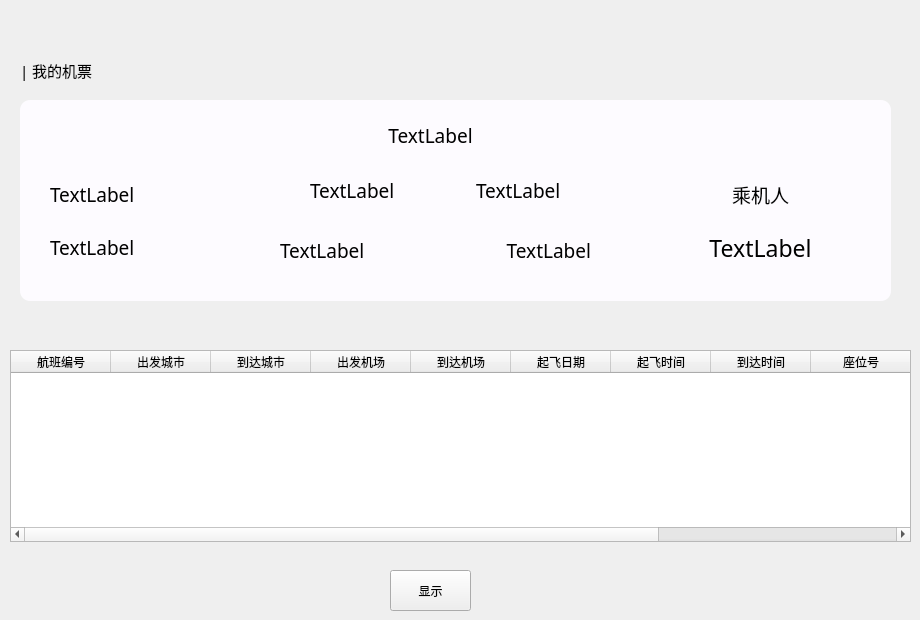
    <widget class="QWidget" name="Travel">
     <widget class="QLabel" name="label_7">
      <property name="geometry">
       <rect>
        <x>20</x>
        <y>50</y>
        <width>91</width>
        <height>41</height>
       </rect>
      </property>
      <property name="font">
       <font>
        <family>黑体</family>
        <pointsize>11</pointsize>
       </font>
      </property>
      <property name="text">
       <string>| 我的机票</string>
      </property>
     </widget>
     <widget class="QTableWidget" name="TicketsTableWidget">
      <property name="geometry">
       <rect>
        <x>10</x>
        <y>350</y>
        <width>901</width>
        <height>192</height>
       </rect>
      </property>
      <column>
       <property name="text">
        <string>航班编号</string>
       </property>
      </column>
      <column>
       <property name="text">
        <string>出发城市</string>
       </property>
      </column>
      <column>
       <property name="text">
        <string>到达城市</string>
       </property>
      </column>
      <column>
       <property name="text">
        <string>出发机场</string>
       </property>
      </column>
      <column>
       <property name="text">
        <string>到达机场</string>
       </property>
      </column>
      <column>
       <property name="text">
        <string>起飞日期</string>
       </property>
      </column>
      <column>
       <property name="text">
        <string>起飞时间</string>
       </property>
      </column>
      <column>
       <property name="text">
        <string>到达时间</string>
       </property>
      </column>
      <column>
       <property name="text">
        <string>座位号</string>
       </property>
      </column>
      <column>
       <property name="text">
        <string>机型</string>
       </property>
      </column>
      <column>
       <property name="text">
        <string>选择</string>
       </property>
      </column>
     </widget>
     <widget class="QFrame" name="frame_2">
      <property name="geometry">
       <rect>
        <x>20</x>
        <y>100</y>
        <width>871</width>
        <height>201</height>
       </rect>
      </property>
      <property name="styleSheet">
       <string notr="true">QFrame {
    background-color: rgb(253, 251, 255);
	border-radius: 10px;  /* 圆角半径为10像素 */
}
</string>
      </property>
      <property name="frameShape">
       <enum>QFrame::StyledPanel</enum>
      </property>
      <property name="frameShadow">
       <enum>QFrame::Raised</enum>
      </property>
      <widget class="QWidget" name="layoutWidget_7">
       <property name="geometry">
        <rect>
         <x>30</x>
         <y>70</y>
         <width>111</width>
         <height>101</height>
        </rect>
       </property>
       <layout class="QVBoxLayout" name="verticalLayout_12">
        <item>
         <widget class="QLabel" name="FlightNumberLabel_2">
          <property name="font">
           <font>
            <family>Rajdhani SemiBold</family>
            <pointsize>14</pointsize>
           </font>
          </property>
          <property name="text">
           <string>TextLabel</string>
          </property>
         </widget>
        </item>
        <item>
         <widget class="QLabel" name="PlaneTypeLabel_2">
          <property name="font">
           <font>
            <family>Rajdhani SemiBold</family>
            <pointsize>14</pointsize>
           </font>
          </property>
          <property name="text">
           <string>TextLabel</string>
          </property>
         </widget>
        </item>
       </layout>
      </widget>
      <widget class="QWidget" name="layoutWidget_8">
       <property name="geometry">
        <rect>
         <x>260</x>
         <y>130</y>
         <width>311</width>
         <height>41</height>
        </rect>
       </property>
       <layout class="QHBoxLayout" name="horizontalLayout_42">
        <item>
         <widget class="QLabel" name="DepartureAirportLabel_2">
          <property name="sizePolicy">
           <sizepolicy hsizetype="Preferred" vsizetype="Fixed">
            <horstretch>0</horstretch>
            <verstretch>0</verstretch>
           </sizepolicy>
          </property>
          <property name="font">
           <font>
            <family>黑体</family>
            <pointsize>14</pointsize>
           </font>
          </property>
          <property name="text">
           <string>TextLabel</string>
          </property>
         </widget>
        </item>
        <item>
         <widget class="QLabel" name="ArrivalAirportLabel_2">
          <property name="sizePolicy">
           <sizepolicy hsizetype="Fixed" vsizetype="Fixed">
            <horstretch>0</horstretch>
            <verstretch>0</verstretch>
           </sizepolicy>
          </property>
          <property name="font">
           <font>
            <family>黑体</family>
            <pointsize>14</pointsize>
           </font>
          </property>
          <property name="layoutDirection">
           <enum>Qt::RightToLeft</enum>
          </property>
          <property name="text">
           <string>TextLabel</string>
          </property>
          <property name="alignment">
           <set>Qt::AlignRight|Qt::AlignTrailing|Qt::AlignVCenter</set>
          </property>
         </widget>
        </item>
       </layout>
      </widget>
      <widget class="QWidget" name="layoutWidget_9">
       <property name="geometry">
        <rect>
         <x>290</x>
         <y>70</y>
         <width>251</width>
         <height>41</height>
        </rect>
       </property>
       <layout class="QHBoxLayout" name="horizontalLayout_43">
        <item>
         <widget class="QLabel" name="DepartureTimeLabel_2">
          <property name="font">
           <font>
            <family>Rajdhani SemiBold</family>
            <pointsize>14</pointsize>
           </font>
          </property>
          <property name="text">
           <string>TextLabel</string>
          </property>
         </widget>
        </item>
        <item>
         <widget class="QLabel" name="ArrivalTimeLabel_2">
          <property name="sizePolicy">
           <sizepolicy hsizetype="Fixed" vsizetype="Preferred">
            <horstretch>0</horstretch>
            <verstretch>0</verstretch>
           </sizepolicy>
          </property>
          <property name="font">
           <font>
            <family>Rajdhani SemiBold</family>
            <pointsize>14</pointsize>
           </font>
          </property>
          <property name="layoutDirection">
           <enum>Qt::LeftToRight</enum>
          </property>
          <property name="text">
           <string>TextLabel</string>
          </property>
         </widget>
        </item>
       </layout>
      </widget>
      <widget class="QLabel" name="DepartureDateLabel_2">
       <property name="geometry">
        <rect>
         <x>270</x>
         <y>20</y>
         <width>281</width>
         <height>31</height>
        </rect>
       </property>
       <property name="font">
        <font>
         <family>Rajdhani SemiBold</family>
         <pointsize>14</pointsize>
        </font>
       </property>
       <property name="layoutDirection">
        <enum>Qt::RightToLeft</enum>
       </property>
       <property name="text">
        <string>TextLabel</string>
       </property>
       <property name="alignment">
        <set>Qt::AlignCenter</set>
       </property>
      </widget>
      <widget class="QWidget" name="layoutWidget">
       <property name="geometry">
        <rect>
         <x>680</x>
         <y>70</y>
         <width>121</width>
         <height>101</height>
        </rect>
       </property>
       <layout class="QVBoxLayout" name="verticalLayout_13">
        <item>
         <widget class="QLabel" name="label_47">
          <property name="font">
           <font>
            <family>方正姚体</family>
            <pointsize>14</pointsize>
           </font>
          </property>
          <property name="text">
           <string>乘机人</string>
          </property>
          <property name="alignment">
           <set>Qt::AlignCenter</set>
          </property>
         </widget>
        </item>
        <item>
         <widget class="QLabel" name="NameLabel">
          <property name="font">
           <font>
            <family>黑体</family>
            <pointsize>17</pointsize>
            <weight>50</weight>
            <bold>false</bold>
           </font>
          </property>
          <property name="styleSheet">
           <string notr="true">#PriceLabel {
    color: rgb(170, 0, 0);
}

</string>
          </property>
          <property name="text">
           <string>TextLabel</string>
          </property>
          <property name="scaledContents">
           <bool>false</bool>
          </property>
          <property name="alignment">
           <set>Qt::AlignCenter</set>
          </property>
          <property name="wordWrap">
           <bool>false</bool>
          </property>
         </widget>
        </item>
       </layout>
      </widget>
     </widget>
     <widget class="QPushButton" name="ShowButton">
      <property name="geometry">
       <rect>
        <x>390</x>
        <y>570</y>
        <width>81</width>
        <height>41</height>
       </rect>
      </property>
      <property name="text">
       <string>显示</string>
      </property>
     </widget>
    </widget>
